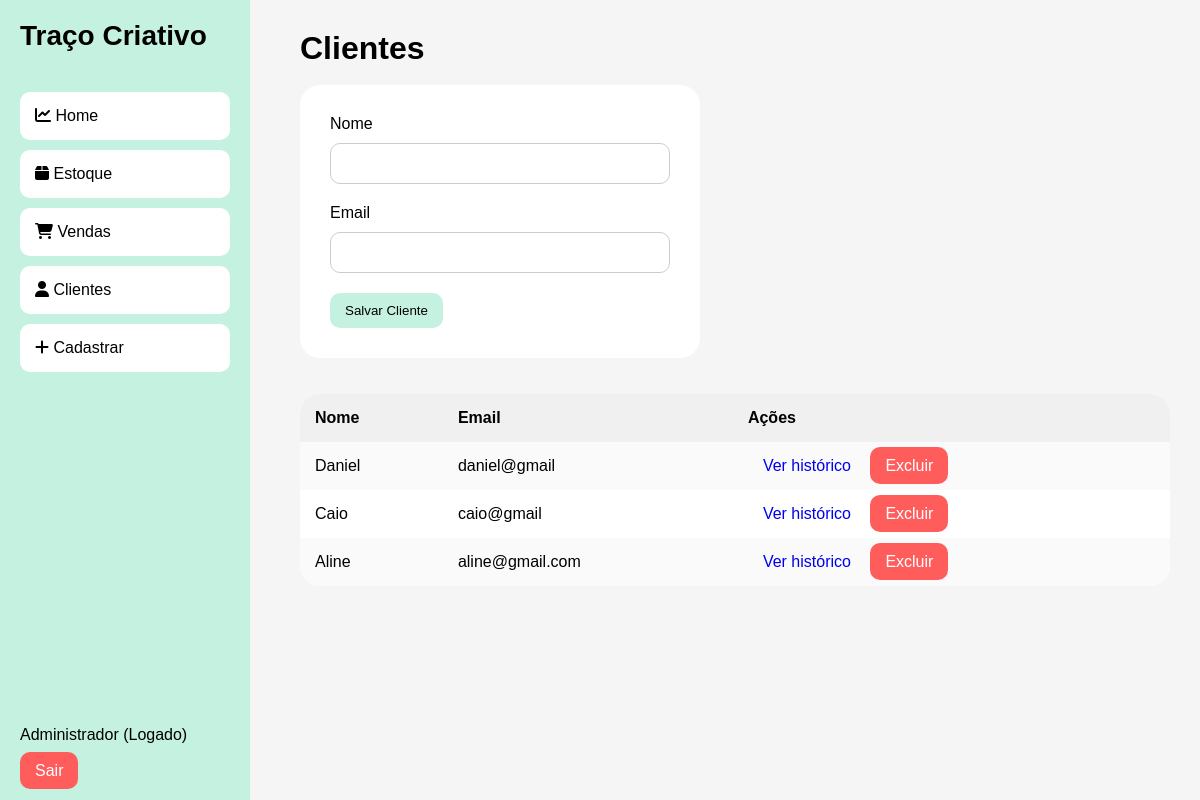
The app's page /clientes (signed in) with its own data.
### tables this page shows
CREATE TABLE clientes (
        id INTEGER PRIMARY KEY AUTOINCREMENT,
        nome TEXT NOT NULL,
        email TEXT NOT NULL
    );

### app.py (the view, shortened to what this page needs)
@app.route("/clientes", methods=["GET", "POST"])
@login_obrigatorio
def clientes():
    conn = conectar()
    cursor = conn.cursor()
    cursor.execute("""
        SELECT *
        FROM clientes
        ORDER BY id DESC
    """)
    clientes = cursor.fetchall()
    return render_template(
        "clientes.html",
        clientes=clientes
    )

### app.py (called while the page is built)
def conectar():
    if "db" not in g:
        g.db = sqlite3.connect(DB_NAME, timeout=30)
        g.db.row_factory = sqlite3.Row
    return g.db

@app.teardown_appcontext
def fechar_conexao(exception):
    db = g.pop("db", None)
    if db:
        db.close()

def login_obrigatorio(f):
    @wraps(f)
    def wrapper(*args, **kwargs):
        if "usuario" not in session:
            return redirect("/")
        return f(*args, **kwargs)
    return wrapper

### templates/clientes.html
{% extends 'layout.html' %}
{% block content %}
<h1>Clientes</h1>
<br>
<div class="form-box">
    <form method="POST" action="/clientes">
        <label>Nome</label>
        <input type="text" name="nome" required>
        <label>Email</label>
        <input type="email" name="email" required>
        <button class="btn btn-green">
            Salvar Cliente
        </button>
    </form>
</div>
<br><br>
<div class="table">
    <table>
        <tr>
            <th>Nome</th>
            <th>Email</th>
            <th>Ações</th>
        </tr>
        {% for cliente in clientes %}
        <tr>
            <td>{{ cliente.nome }}</td>
            <td>{{ cliente.email }}</td>
            <td>
                <a href="/cliente/{{ cliente.id }}" class="btn btn-blue">
                    Ver histórico
                </a>
                <a href="/excluir_cliente/{{ cliente.id }}" class="btn btn-red"
                   onclick="return confirm('Deseja excluir este cliente? Todas as vendas serão removidas.')">
                   Excluir
                </a>
            </td>
        </tr>
        {% endfor %}
    </table>
</div>
{% endblock %}

### templates/layout.html (style rules this page uses)
* { margin:0; padding:0; box-sizing:border-box; font-family: Arial; }
body { display:flex; background:#f5f5f5; }
.table { width:100%; background:white; border-radius:20px; overflow:hidden; }
table { width:100%; border-collapse:collapse; }
th, td { padding:15px; text-align:left; }
th { background:#f0f0f0; }
tr:nth-child(even) { background:#fafafa; }
.btn { padding:10px 15px; border:none; border-radius:10px; cursor:pointer; text-decoration:none; }
.btn-green { background:#C5F2E0; }
.btn-red { background:#ff5c5c; color:white; }
.form-box { background:white; padding:30px; border-radius:20px; width:400px; }
input, select { width:100%; padding:12px; margin-top:10px; margin-bottom:20px; border-radius:10px; border:1px solid #ccc; }

### records on screen
clientes: nome "Daniel", email "daniel@gmail"
clientes: nome "Caio", email "caio@gmail"
clientes: nome "Aline", email "aline@gmail.com"
